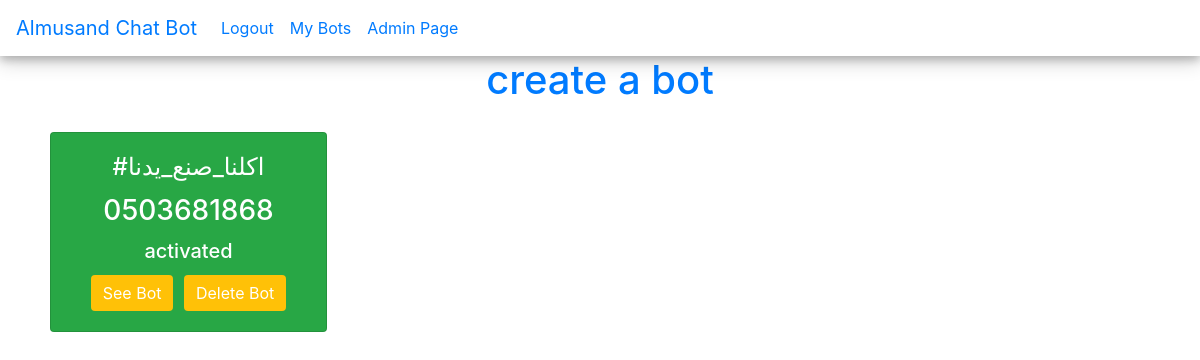
Screenshot of /bots (signed in) with the database file from the repository.
### CHATBOT/models.py (models this page shows)
class BotModel(db.Model):
    id = db.Column(db.Integer, primary_key=True)
    name = db.Column(db.String(255), unique=True, nullable=False)
    number = db.Column(db.String(20), unique=True, nullable=False)
    language = db.Column(db.String(4), nullable=False, default="ar")
    active = db.Column(db.Boolean, default=False)
    layouts = db.relationship("LayoutModel", secondary=bot_layouts, backref=db.backref("bots", lazy="dynamic")) #many to many relationship with the layout model
    menues = db.relationship("MenueModel", backref="bot", cascade="all,delete")
    contacts = db.relationship("ContactModel", cascade="all,delete", backref="bot")
    viewable_objects = db.relationship("ViewableObjectModel", backref="bot", cascade="all,delete")
    user_id = db.Column(db.Integer, db.ForeignKey("user.id"), nullable=False)
    channel_id = db.Column(db.Integer, db.ForeignKey("channel_model.id"), nullable=True)
    create_date = db.Column(db.DateTime, nullable=False, default=datetime.utcnow)
    update_date = db.Column(db.DateTime, nullable=False, default=datetime.utcnow)

### CHATBOT/routes.py (the view)
@app.route("/bots")
@login_required
def bots(): # C
    return render_template("bots.html")

### CHATBOT/models.py (called while the page is built)
@login_manager.user_loader
def load_user(user_id):
    return User.query.get(user_id)

### CHATBOT/routes.py (called while the page is built)
@app.context_processor
def utility_processor():
    def get_text(tag, language_list):
        return next(x.get("description") for x in language_list if x.get("tag") == tag)
    return dict(get_text=get_text)

### CHATBOT/templates/bots.html (shortened to what this page needs)
{% extends "layouts/_systemsLAyout.html" %}
{% block csslinks %}
    <link rel="stylesheet" href="{{ url_for('static', filename='css/bots.css') }}">
{% endblock %}
{% block content %}
<div class="body">
    <a href="{{ url_for('create_bot') }}"><h1>create a bot</h1></a>
    <main class="container p-10 ">
        <div class="row p-3 align-items-center">
            {% for bot in current_user.bots %}
                <div class="card text-white bg-success col-xl-3 col-md-5 m-1  col-sm-9">
                        <div class="card-body">
                            <h4 class="card-title">{{ bot.name }}</h4>
                            <h3 class="card-title">{{ bot.number }}</h3>
                            <h5 class="card-title">{% if bot.active %}activated{% else %}deactivated{% endif %}</h5>
                            <a href="{{ url_for('bot', bot_id=bot.id) }}" class="btn btn-primary bg-warning card-button
                            ">See Bot</a>
                            <a href="{{ url_for('delete_bot', bot_id=bot.id) }}" class="btn btn-primary bg-warning card-button
                            ">Delete Bot</a>
                        </div>
                    </div>
                    {% endfor %}
        </div>
        </div>
{% endblock %}

### CHATBOT/static/css/systems.css (style rules this page uses)
.card-button { margin-right: 3px; margin-left: 3px; }

### CHATBOT/static/css/bots.css (style rules this page uses)
.body { text-align: center; }
.card-button { border-width: 0px; }

### rows the page displays
BotModel: name "#اكلنا_صنع_يدنا", number "0503681868", active "activated"
